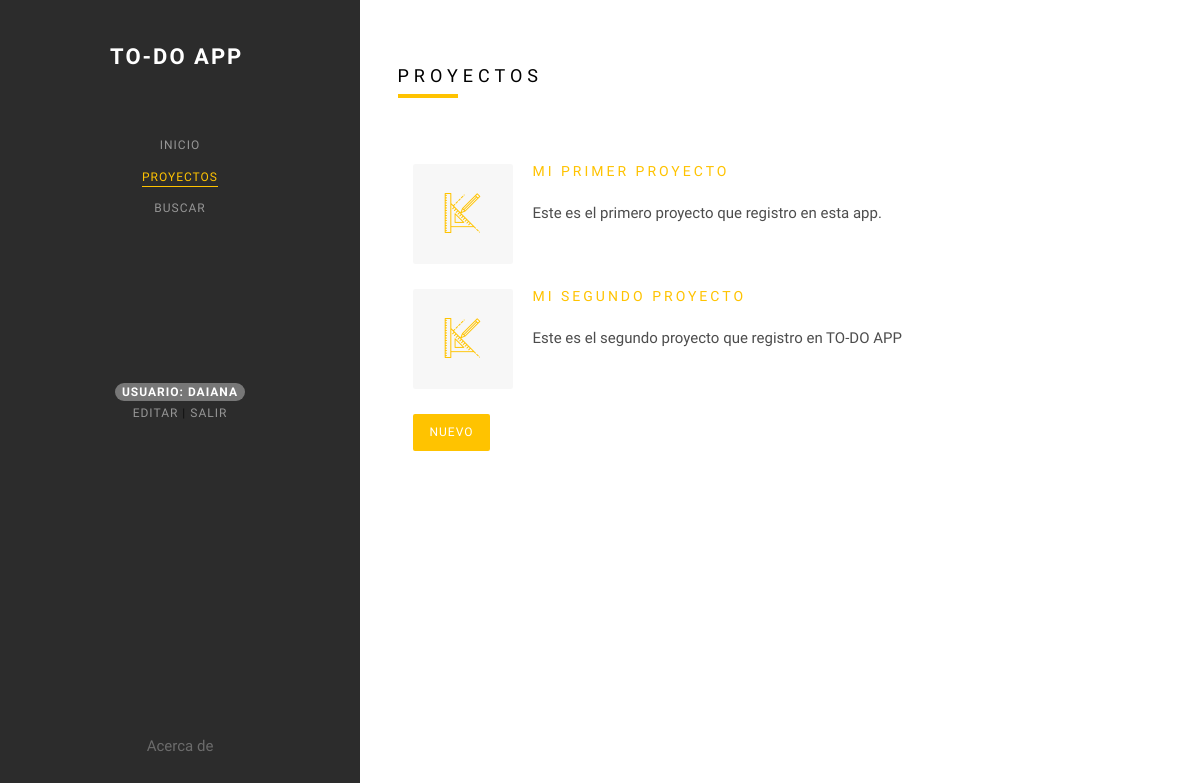
Page /apptodo/proyecto/list (signed in) on the committed database.
### apptodo/models.py (models this page shows, shortened)
class Proyecto(models.Model):
    Titulo=models.CharField(max_length=50)
    Descripcion=models.TextField(max_length=8000, default="")
    Usuario=models.ForeignKey(settings.AUTH_USER_MODEL, on_delete=models.CASCADE, null=True, blank=True)

### apptodo/views.py (the view)
# urls.py: path('proyecto/list', ProyectoList.as_view(), name="proyecto_list"),
class ProyectoList(LoginRequiredMixin, ListView):
    model=Proyecto
    template_name="apptodo/proyecto_list.html"
    def get_queryset(self):
        return Proyecto.objects.filter(Usuario=self.request.user)

### apptodo/templates/apptodo/proyecto_list.html (shortened to what this page needs)
{% extends 'base.html' %}
{% load static %}
{% block resaltadoProyectos %}class="colorlib-active"{% endblock %}
{% block contenido %}
<div id="colorlib-main">
    <div class="colorlib-services">
        <div class="colorlib-narrow-content">
            <div class="row">
                <div class="col-md-6 col-md-offset-3 col-md-pull-3 animate-box" data-animate-effect="fadeInLeft">
                    <h2 class="colorlib-heading">Proyectos</h2>
                </div>
            </div>
            <div class="col-md-12">
                {% for p in object_list %}
                <div class="colorlib-feature animate-box" data-animate-effect="fadeInRight">
                    <div class="colorlib-icon">
                        <i class="flaticon-engineering"></i>
                    </div>
                    <div class="colorlib-text">
                        <h3><a href="{% url 'proyecto_detail' p.id %}">{{p.Titulo}}</a></h3>
                        <p>{{p.Descripcion}}</p>
                    </div>
                </div>
                {% endfor %}
            </div>
            <div class="col-md-6 animate-box" data-animate-effect="fadeInTop">
                <p><a href="{% url 'proyecto_create' %}" class="btn btn-primary btn-send-message">Nuevo</a></p>
            </div>
        </div>
    </div>
</div>
{% endblock %}

### apptodo/templates/base.html (shortened to what this page needs)
{% load static %}
<!DOCTYPE HTML>
<html>
	<head>
	<link rel="stylesheet" href="{% static 'css/animate.css' %}">
	<link rel="stylesheet" href="{% static 'css/icomoon.css' %}">
	<link rel="stylesheet" href="{% static 'css/bootstrap.css' %}">
	<link rel="stylesheet" href="{% static 'css/flexslider.css' %}">
	<link rel="stylesheet" href="{% static 'fonts/flaticon/font/flaticon.css' %}">
	<link rel="stylesheet" href="{% static 'css/owl.carousel.min.css' %}">
	<link rel="stylesheet" href="{% static 'css/owl.theme.default.min.css' %}">
	<link rel="stylesheet" href="{% static 'css/style.css' %}">
	</head>
	<body>
	<div id="colorlib-page">
		<aside id="colorlib-aside" role="complementary" class="border js-fullheight">
			<h1 id="colorlib-logo"><a href="{% url 'inicio' %}">To-Do App</a></h1>
			<nav id="colorlib-main-menu" role="navigation">
				<ul>
					<li {% block resaltadoInicio %}{% endblock %}><a href="{% url 'inicio' %}">Inicio</a></li>
					<li {% block resaltadoProyectos %}{% endblock %}><a href="{% url 'proyecto_list' %}">Proyectos</a></li>
					<li {% block resaltadoBuscar %}{% endblock %}><a href="{% url 'buscar' %}">Buscar</a></li>
					{% if user.is_authenticated %}
					<li><br><br><br><br><br><br><br>
						<div class="badge bg-primary text-wrap">
							Usuario: {{user.username}}
						</div>
						<br>
						<a href="{% url 'usuario_update' %}">Editar</a> | <a href="{% url 'logout' %}">Salir</a>
					</li>
					{% endif %}
				</ul>
			</nav>
			<div class="colorlib-footer">
				<ul>
					<li {% block resaltadoAbout %}{% endblock %}><a href="{% url 'about' %}">Acerca de</a></li>
				</ul>
			</div>
		</aside>
		{% block contenido %}
		{% endblock %}
	</div>
	</body>
</html>

### rows in the picture
Proyecto: Titulo "MI PRIMER PROYECTO", Descripcion "Este es el primero proyecto que registro en esta app."
Proyecto: Titulo "MI SEGUNDO PROYECTO", Descripcion "Este es el segundo proyecto que registro en TO-DO APP"

### other values in the picture
{{ user.username }} "DAIANA"
